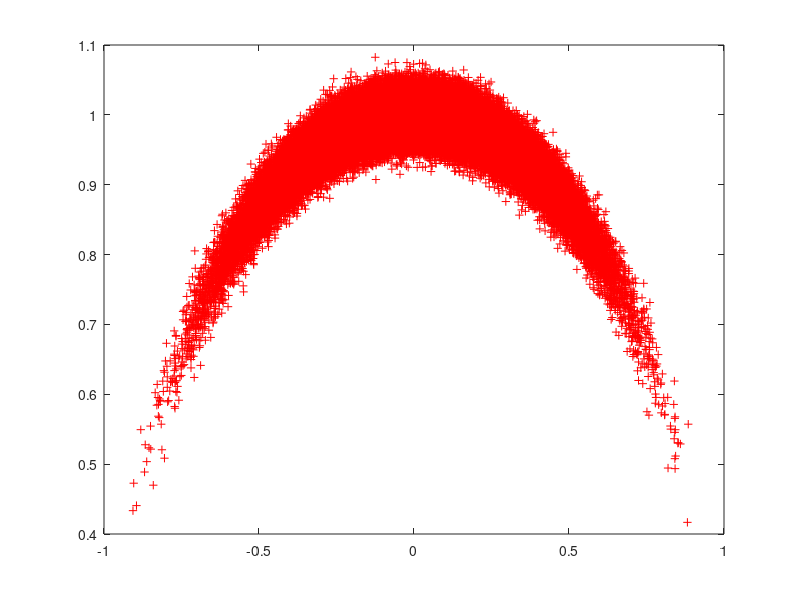

Source code (MATLAB): (Note: this script raises an error after producing the figure.)
function UTTest
f = @(x) [x(1) * cos(x(2)); x(1) * sin(x(2))];
J = @(x) [cos(x(2)) -x(1) * sin(x(2)); sin(x(2)) x(1) * cos(x(2))];
r0 = 1;
theta0 = pi / 2;
x0 = [r0; theta0];
Sigma = [0.02^2, 0; 0, (pi / 180 * 15)^2];

N = 100000;
PolarPts = repmat(x0, 1, N) + chol(Sigma) * randn(2, N);
EulerPts = zeros(2, N);
for i = 1 : N
    EulerPts(:, i) = f(PolarPts(:, i));
end
E_sigma_mon = cov(EulerPts');
E_mu_mon = mean(EulerPts, 2);

L_sigma = J(x0) * Sigma * J(x0)';
L_mu = f(x0);
plot(EulerPts(1, :), EulerPts(2, :), 'r+');
hold on;
DrawUncertainty(L_mu, L_sigma, 'b');
DrawUncertainty(E_mu_mon, E_sigma_mon, 'y');

% UT
[ut_mu ut_sigma] = UT(x0, Sigma, f);
DrawUncertainty(ut_mu, ut_sigma, 'g');